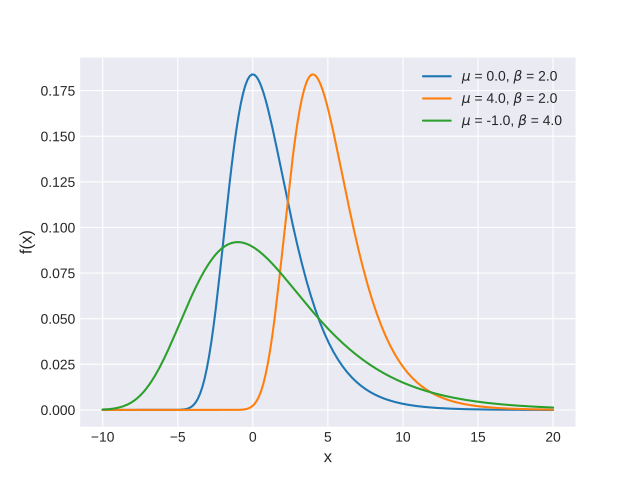

The Python source for this figure:
import matplotlib.pyplot as plt
import numpy as np
import scipy.stats as st
plt.style.use('seaborn-darkgrid')
x = np.linspace(-10, 20, 200)
mus = [0., 4., -1.]
betas = [2., 2., 4.]
for mu, beta in zip(mus, betas):
    pdf = st.gumbel_r.pdf(x, loc=mu, scale=beta)
    plt.plot(x, pdf, label=r'$\mu$ = {}, $\beta$ = {}'.format(mu, beta))
plt.xlabel('x', fontsize=12)
plt.ylabel('f(x)', fontsize=12)
plt.legend(loc=1)
plt.show()
